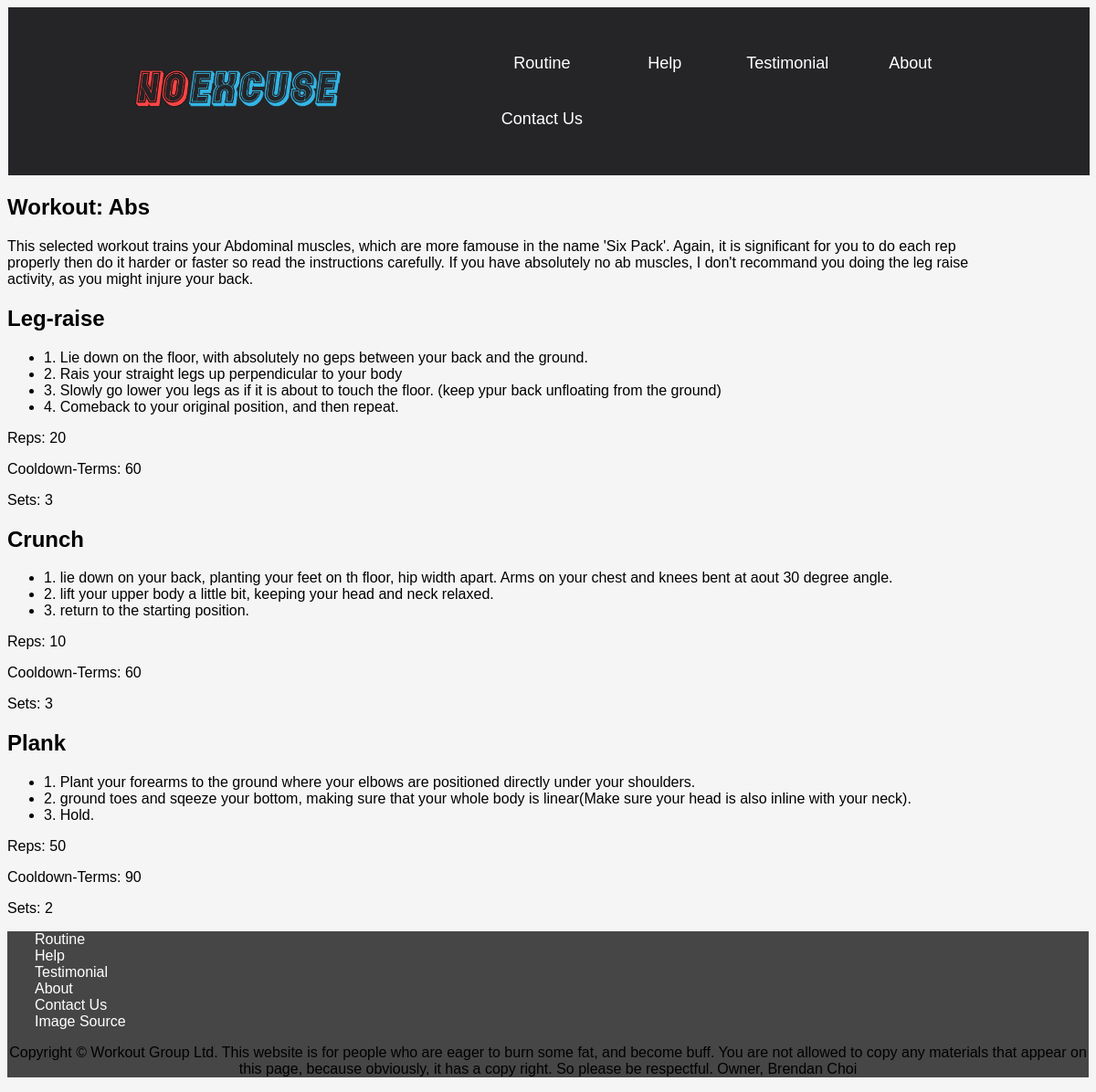
Page /exercisenow/5 on the committed database.
### tables this page shows
CREATE TABLE Routine (id INTEGER PRIMARY KEY AUTOINCREMENT, name TEXT, decscription TEXT);

CREATE TABLE ExerciseRoutine (Routine INTEGER REFERENCES Routine (id), Exercise INTEGER REFERENCES Exercise (id), reps INTEGER, sets INTEGER, term INTEGER);

CREATE TABLE Exercise (id INTEGER PRIMARY KEY AUTOINCREMENT, name TEXT, weight INTEGER, description TEXT);

### app.py (the view)
@app.route('/exercisenow/<int:id>')
def exercisenow(id):
    exercisenow = sqlite_conn('database.db', 'SELECT Exercise.name, ExerciseRoutine.reps, ExerciseRoutine.sets, ExerciseRoutine.term, Exercise.description FROM ExerciseRoutine INNER JOIN Exercise ON ExerciseRoutine.Exercise=Exercise.id WHERE ExerciseRoutine.Routine= (SELECT id FROM Routine WHERE id = {})'.format(id))
    description = sqlite_conn('database.db', 'SELECT Routine.decscription FROM Routine Where id == {};'.format(id), True)
    return render_template('exercisenow.html', exercisenow=exercisenow, description=description[0])

### app.py (called while the page is built)
def sqlite_conn(database, query, single=False):
    conn = sqlite3.connect(database)
    cur = conn.cursor()
    cur.execute(query)
    results = cur.fetchone() if single else cur.fetchall()
    conn.close()
    return results

### templates/exercisenow.html
{% extends 'layout.html' %}
{% block content %}
    <div class="exercisenow">
        {{description|safe}}
        {% for exercise in exercisenow %}
            <p>{{exercise[4]|safe}} </p>
            <p>Reps: {{exercise[1]}}</p>
            <p>Cooldown-Terms: {{exercise[3]}}</p>
            <p>Sets: {{exercise[2]}}</p>
        {% endfor %}
    </div>
{% endblock %}

### static/css/style.css (style rules this page uses)
html { box-sizing: border-box; margin: 0; padding: 0; background-color:whitesmoke; font-family: Verdana, Tahoma, sans-serif; }
.routine *, .routine *::after, *::before { margin: 0; padding: 0; box-sizing: border-box; font-family: Verdana, Tahoma, sans-serif; }
.exercisenow { overflow: auto; width: 90%; height: auto; }
.container *, .container *::after, *::before { margin: 0; padding: 0; box-sizing: border-box; font-family: Verdana, Tahoma, sans-serif; }

### rows in the picture
Routine: decscription "Workout: Abs This selected workout trains your Abdominal muscles, which are more famouse in the name 'Six Pack'. Again, it is significant for you to do each rep properly then do it harder or faster so read the instructions carefully. If you have absolutely no ab muscles, I don't recommand you doing the leg raise activity, as you might injure your back."
ExerciseRoutine: description "Leg-raise 1. Lie down on the floor, with absolutely no geps between your back and the ground. 2. Rais your straight legs up perpendicular to your body 3. Slowly go lower you legs as if it is about to touch the floor. (keep ypur back unfloating from the ground) 4. Comeback to your original position, and then repeat.", reps "20", term "60", sets "3"
ExerciseRoutine: description "Crunch 1. lie down on your back, planting your feet on th floor, hip width apart. Arms on your chest and knees bent at aout 30 degree angle. 2. lift your upper body a little bit, keeping your head and neck relaxed. 3. return to the starting position.", reps "10", term "60", sets "3"
ExerciseRoutine: description "Plank 1. Plant your forearms to the ground where your elbows are positioned directly under your shoulders. 2. ground toes and sqeeze your bottom, making sure that your whole body is linear(Make sure your head is also inline with your neck). 3. Hold.", reps "50", term "90", sets "2"
